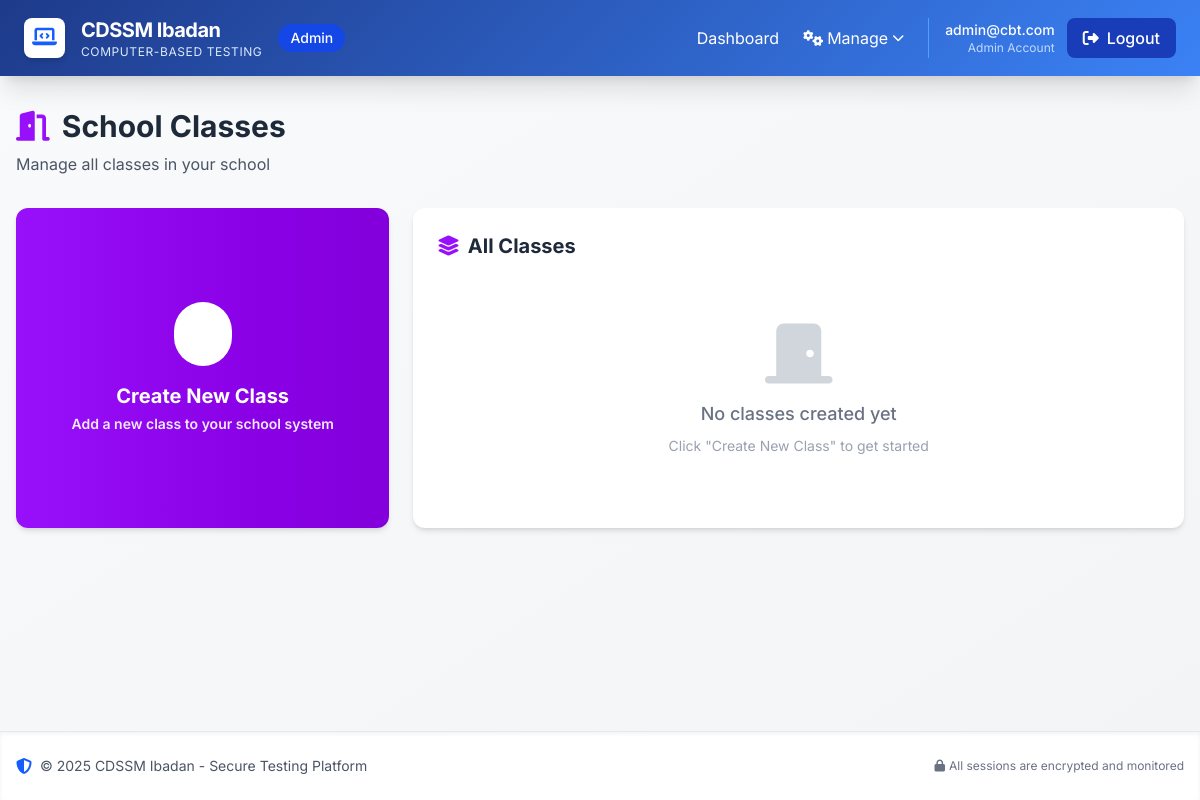
Page /admin/classes (signed in) on the earlier database version.
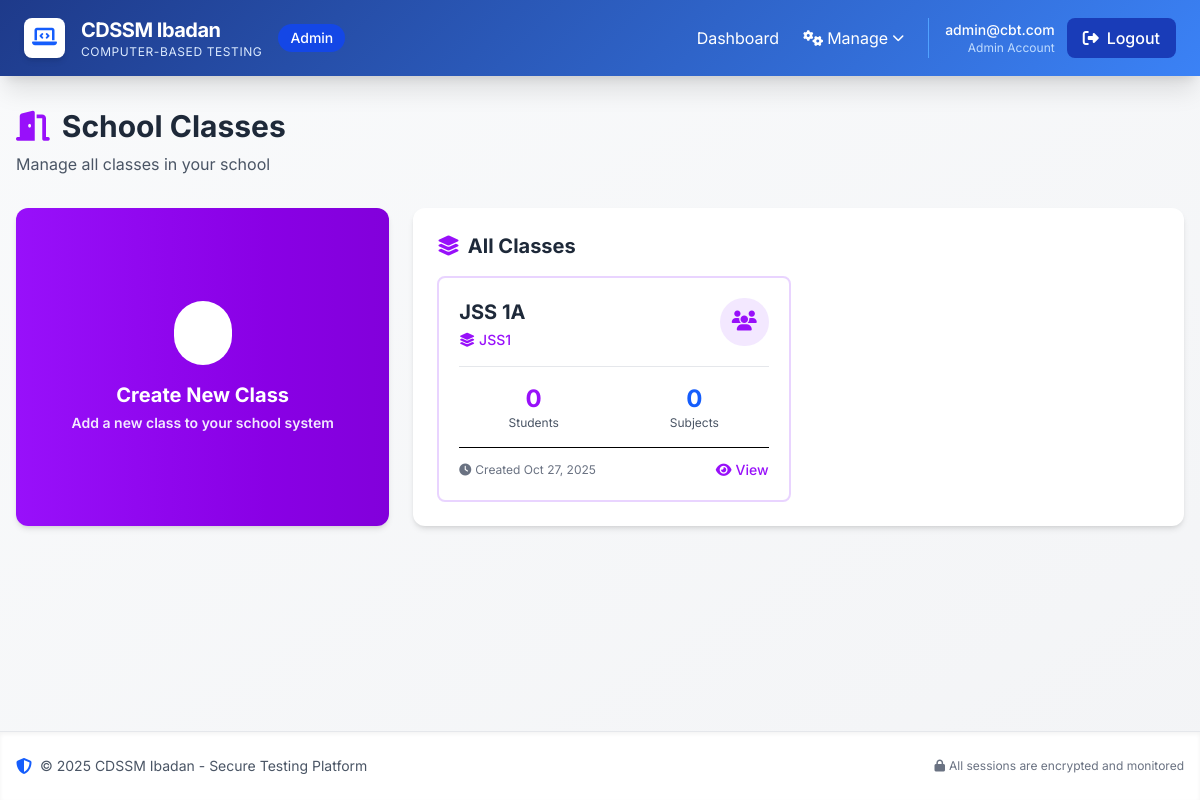
Same page on the later database version.
### models.py (models this page shows, shortened)
class User(UserMixin, db.Model):
    __tablename__ = 'users'
    id = db.Column(db.Integer, primary_key=True)
    email = db.Column(db.String(120), unique=True, nullable=False, index=True)
    password_hash = db.Column(db.String(255), nullable=False)
    role = db.Column(db.String(20), nullable=False)  # admin or student
    is_active = db.Column(db.Boolean, default=True)
    created_at = db.Column(db.DateTime, default=datetime.utcnow)
    student_profile = db.relationship('Student', backref='user', uselist=False, cascade='all, delete-orphan')

class SchoolClass(db.Model):
    __tablename__ = 'classes'
    id = db.Column(db.Integer, primary_key=True)
    name = db.Column(db.String(50), nullable=False, unique=True)  # e.g., "JSS 1A"
    level = db.Column(db.String(20))  # JSS1, JSS2, SS1, etc.
    created_at = db.Column(db.DateTime, default=datetime.utcnow)
    students = db.relationship('Student', backref='school_class', lazy=True)
    subjects = db.relationship('Subject', backref='school_class', lazy=True)
    exams = db.relationship('Exam', backref='school_class', lazy=True)

### routes/admin.py (the view)
@admin_bp.route('/classes')
@login_required
@admin_required
def classes():
    all_classes = SchoolClass.query.order_by(SchoolClass.name).all()
    return render_template('admin/classes.html', classes=all_classes)

### routes/admin.py (called while the page is built)
def admin_required(f):
    @wraps(f)
    def decorated_function(*args, **kwargs):
        if not current_user.is_authenticated or current_user.role != 'admin':
            flash('Access denied. Admin privileges required.', 'danger')
            return redirect(url_for('auth.login'))
        return f(*args, **kwargs)
    return decorated_function

### templates/admin/classes.html (shortened to what this page needs)
{% extends "base.html" %}
{% block content %}
<div class="mb-8">
    <h1 class="text-3xl font-bold text-gray-800 flex items-center gap-3">
        <i class="fas fa-door-open text-purple-600"></i>
        School Classes
    </h1>
    <p class="text-gray-600 mt-2">Manage all classes in your school</p>
</div>
<div class="grid grid-cols-1 lg:grid-cols-3 gap-6">
    <a href="{{ url_for('admin.create_class') }}"
       class="group bg-gradient-to-r from-purple-600 to-purple-700 hover:from-purple-700 hover:to-purple-800
              text-white font-semibold rounded-xl shadow-md p-8 flex flex-col items-center justify-center
              text-center transition transform hover:-translate-y-1 hover:shadow-lg duration-300">
        <div class="bg-white bg-opacity-20 rounded-full p-4 mb-4 group-hover:bg-opacity-30 transition">
            <i class="fas fa-plus text-3xl"></i>
        </div>
        <h2 class="text-xl font-bold mb-1">Create New Class</h2>
        <p class="text-purple-100 text-sm">Add a new class to your school system</p>
    </a>
    <div class="lg:col-span-2">
        <div class="bg-white rounded-xl shadow-md p-6">
            <h2 class="text-xl font-bold text-gray-800 mb-4 flex items-center gap-2">
                <i class="fas fa-layer-group text-purple-600"></i>
                All Classes
            </h2>
            {% if classes %}
            <div class="grid grid-cols-1 md:grid-cols-2 gap-4">
                {% for class in classes %}
                <div class="border-2 border-purple-200 rounded-lg p-5 hover:shadow-lg hover:border-purple-400 transition">
                    <div class="flex items-start justify-between mb-3">
                        <div>
                            <h3 class="text-xl font-bold text-gray-800">{{ class.name }}</h3>
                            {% if class.level %}
                            <p class="text-sm text-purple-600 font-medium mt-1">
                                <i class="fas fa-layer-group mr-1"></i>{{ class.level }}
                            </p>
                            {% endif %}
                        </div>
                        <div class="bg-purple-100 rounded-full p-3">
                            <i class="fas fa-users text-purple-600 text-xl"></i>
                        </div>
                    </div>
                    <div class="grid grid-cols-2 gap-3 mt-4 pt-4 border-t border-gray-200">
                        <div class="text-center">
                            <p class="text-2xl font-bold text-purple-600">{{ class.students|length }}</p>
                            <p class="text-xs text-gray-600">Students</p>
                        </div>
                        <div class="text-center">
                            <p class="text-2xl font-bold text-blue-600">{{ class.subjects|length }}</p>
                            <p class="text-xs text-gray-600">Subjects</p>
                        </div>
                    </div>
                    <div class="flex justify-between items-center mt-4 border-t pt-3">
                        <div class="text-xs text-gray-500">
                            <i class="fas fa-clock mr-1"></i>Created {{ class.created_at.strftime('%b %d, %Y') }}
                        </div>
                        <a href="{{ url_for('admin.class_detail', class_id=class.id) }}"
                           class="text-purple-600 hover:text-purple-800 text-sm font-medium flex items-center gap-1">
                            <i class="fas fa-eye"></i> View
                        </a>
                    </div>
                </div>
                {% endfor %}
            </div>
            {% else %}
            <div class="text-center py-12">
                <i class="fas fa-door-closed text-gray-300 text-6xl mb-4"></i>
                <p class="text-gray-500 text-lg font-medium">No classes created yet</p>
                <p class="text-gray-400 text-sm mt-2">Click "Create New Class" to get started</p>
            </div>
            {% endif %}
        </div>
    </div>
</div>
{% endblock %}

### templates/base.html (shortened to what this page needs)
<!DOCTYPE html>
<html lang="en">
<head>
  <script src="https://cdn.jsdelivr.net/npm/@tailwindcss/browser@4"></script>
  <link rel="stylesheet" href="https://cdnjs.cloudflare.com/ajax/libs/font-awesome/6.4.0/css/all.min.css">
</head>
<body class="bg-gradient-to-br from-gray-50 to-gray-100 flex flex-col min-h-screen antialiased">
{% if current_user.is_authenticated %}
<nav class="cbt-gradient text-white shadow-xl relative z-50">
  <div class="mx-auto px-6 py-4 flex items-center justify-between">
    <div class="flex items-center space-x-4">
      <div class="bg-white p-2 rounded-lg shadow-md">
        <i class="fas fa-laptop-code text-blue-600 text-xl"></i>
      </div>
      <div>
        <span class="text-xl font-bold tracking-tight">{{ institution_name }}</span>
        <div class="text-xs text-blue-100 uppercase tracking-wider">Computer-Based Testing</div>
      </div>
      <span class="hidden md:inline bg-blue-700 bg-opacity-50 px-3 py-1 rounded-full text-sm font-medium">{{ current_user.role|title }}</span>
    </div>
    <div class="hidden md:flex items-center space-x-6">
      {% if current_user.role == 'admin' %}
        <a href="{{ url_for('admin.dashboard') }}" class="hover:text-white transition">Dashboard</a>
        <div class="relative group">
          <button class="hover:text-white flex items-center space-x-1">
            <i class="fas fa-cogs"></i><span>Manage</span>
            <i class="fas fa-chevron-down text-xs"></i>
          </button>
        </div>
      {% elif current_user.role == 'student' %}
        <a href="{{ url_for('student.dashboard') }}" class="hover:text-white transition">Dashboard</a>
        <a href="{{ url_for('student.exams') }}" class="hover:text-white transition">Exams</a>
        <a href="{{ url_for('student.results') }}" class="hover:text-white transition">Results</a>
      {% endif %}
      <div class="border-l border-blue-400 border-opacity-30 pl-4 flex items-center space-x-3">
        <div class="hidden md:block text-right">
          <div class="text-sm font-medium">{{ current_user.email }}</div>
          <div class="text-xs text-blue-200">{{ current_user.role|title }} Account</div>
        </div>
        <a href="{{ url_for('auth.logout') }}" class="bg-blue-800 bg-opacity-50 hover:bg-opacity-75 px-4 py-2 rounded-lg transition font-medium">
          <i class="fas fa-sign-out-alt mr-2"></i>Logout
        </a>
      </div>
    </div>
  </div>
</nav>
{% endif %}
<main class="flex-grow mx-auto px-4 py-8 w-full max-w-7xl">
  {% block content %}{% endblock %}
</main>
<footer class="bg-white border-t border-gray-200 mt-auto py-6 shadow-inner">
  <div class="mx-auto px-4 flex flex-col md:flex-row justify-between items-center">
    <div class="flex items-center space-x-2 text-gray-600">
      <i class="fas fa-shield-alt text-blue-600"></i>
      <p class="text-sm">&copy; 2025 {{ institution_name }} - Secure Testing Platform</p>
    </div>
    <div class="mt-3 md:mt-0 text-xs text-gray-500">
      <i class="fas fa-lock mr-1"></i>All sessions are encrypted and monitored
    </div>
  </div>
</footer>
</body>
</html>

### templates/base.html (style rules this page uses)
body { font-family: 'Inter', sans-serif; }
.cbt-gradient { background: linear-gradient(135deg, #1e3a8a 0%, #3b82f6 100%); }

Differences in the rows shown:
added SchoolClass: name "JSS 1A", level "JSS1", students|length "0", subjects|length "0", created_at "Oct 27, 2025"
Other differences:
text no longer shown: "No classes created yet Click \"Create New Class\" to get started"
